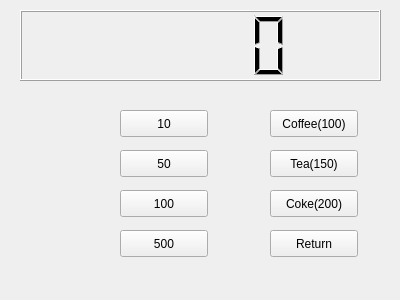
<?xml version="1.0" encoding="UTF-8"?>
<ui version="4.0">
 <class>Widget</class>
 <widget class="QWidget" name="Widget">
  <property name="geometry">
   <rect>
    <x>0</x>
    <y>0</y>
    <width>400</width>
    <height>300</height>
   </rect>
  </property>
  <property name="windowTitle">
   <string>Widget</string>
  </property>
  <widget class="QLCDNumber" name="lcdNumber">
   <property name="geometry">
    <rect>
     <x>20</x>
     <y>10</y>
     <width>361</width>
     <height>71</height>
    </rect>
   </property>
  </widget>
  <widget class="QPushButton" name="pb10">
   <property name="geometry">
    <rect>
     <x>120</x>
     <y>110</y>
     <width>88</width>
     <height>27</height>
    </rect>
   </property>
   <property name="text">
    <string>10</string>
   </property>
  </widget>
  <widget class="QPushButton" name="pb50">
   <property name="geometry">
    <rect>
     <x>120</x>
     <y>150</y>
     <width>88</width>
     <height>27</height>
    </rect>
   </property>
   <property name="text">
    <string>50</string>
   </property>
  </widget>
  <widget class="QPushButton" name="pb100">
   <property name="geometry">
    <rect>
     <x>120</x>
     <y>190</y>
     <width>88</width>
     <height>27</height>
    </rect>
   </property>
   <property name="text">
    <string>100</string>
   </property>
  </widget>
  <widget class="QPushButton" name="pb500">
   <property name="geometry">
    <rect>
     <x>120</x>
     <y>230</y>
     <width>88</width>
     <height>27</height>
    </rect>
   </property>
   <property name="text">
    <string>500</string>
   </property>
  </widget>
  <widget class="QPushButton" name="pbCoffee">
   <property name="geometry">
    <rect>
     <x>270</x>
     <y>110</y>
     <width>88</width>
     <height>27</height>
    </rect>
   </property>
   <property name="text">
    <string>Coffee(100)</string>
   </property>
  </widget>
  <widget class="QPushButton" name="pbTea">
   <property name="geometry">
    <rect>
     <x>270</x>
     <y>150</y>
     <width>88</width>
     <height>27</height>
    </rect>
   </property>
   <property name="text">
    <string>Tea(150)</string>
   </property>
  </widget>
  <widget class="QPushButton" name="pbCoke">
   <property name="geometry">
    <rect>
     <x>270</x>
     <y>190</y>
     <width>88</width>
     <height>27</height>
    </rect>
   </property>
   <property name="text">
    <string>Coke(200)</string>
   </property>
  </widget>
  <widget class="QPushButton" name="pbReturn">
   <property name="geometry">
    <rect>
     <x>270</x>
     <y>230</y>
     <width>88</width>
     <height>27</height>
    </rect>
   </property>
   <property name="text">
    <string>Return</string>
   </property>
  </widget>
 </widget>
 <layoutdefault spacing="6" margin="11"/>
 <resources/>
 <connections/>
</ui>
